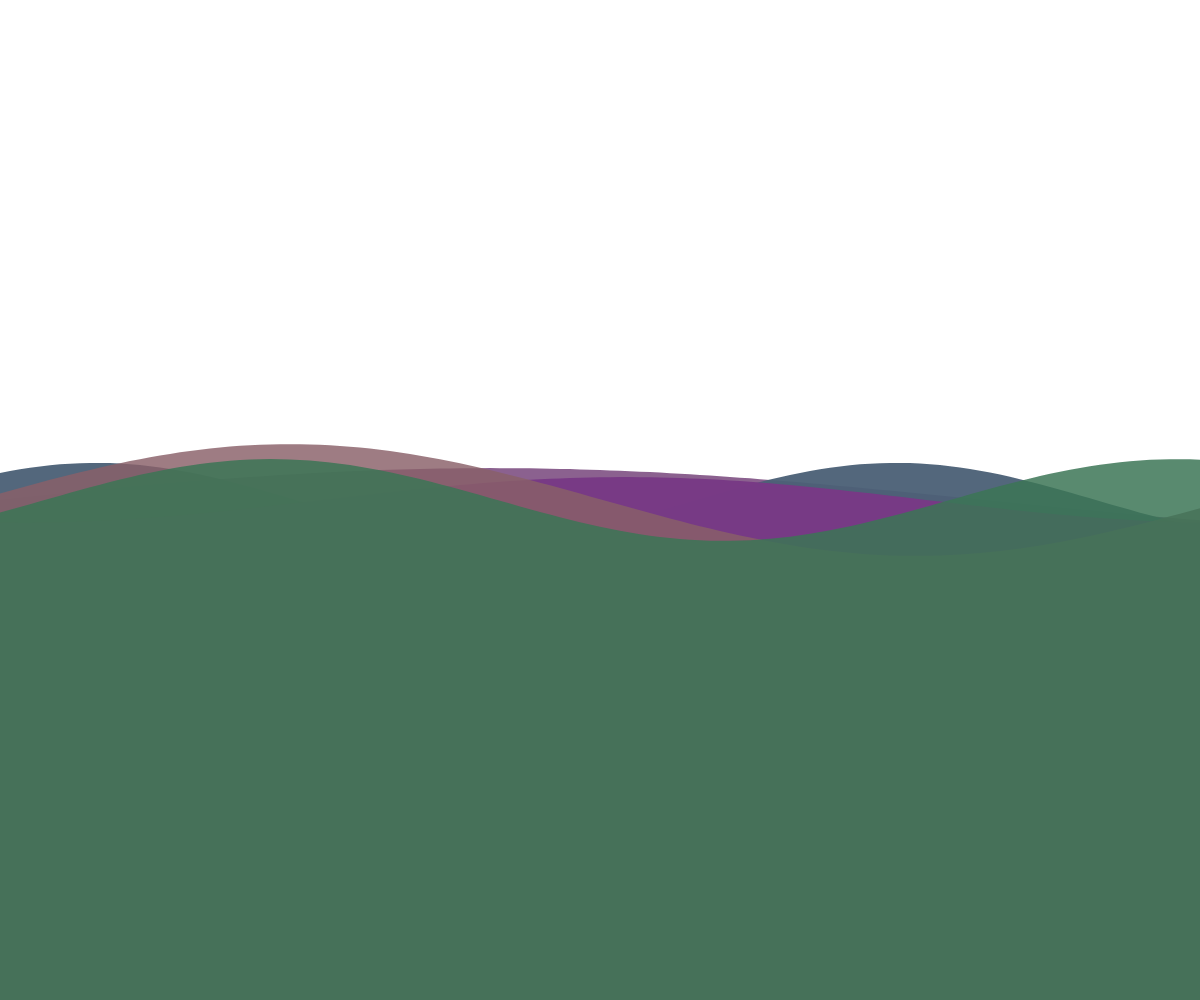
Frame 1 (no input)
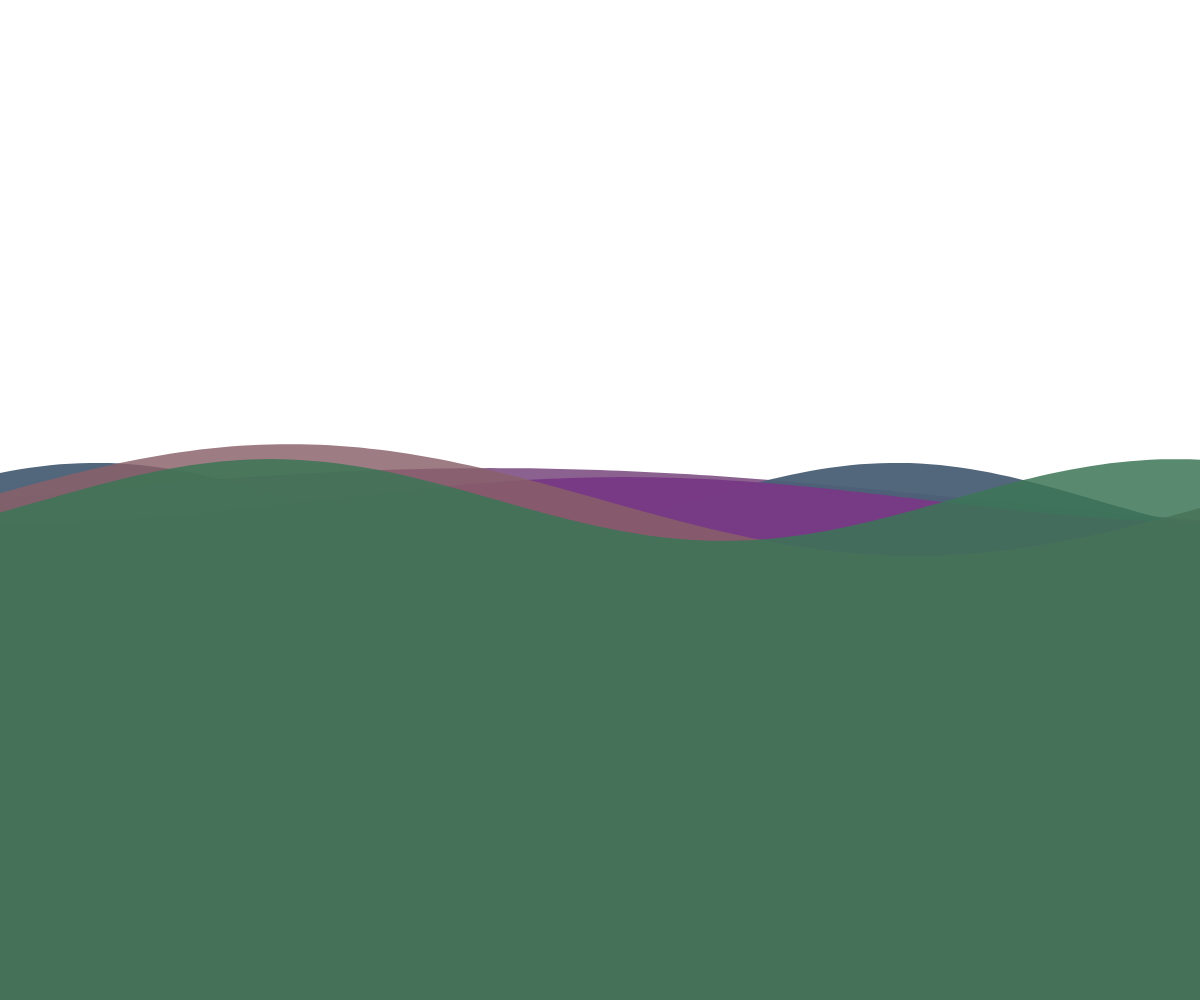
Frame 60 (no input)
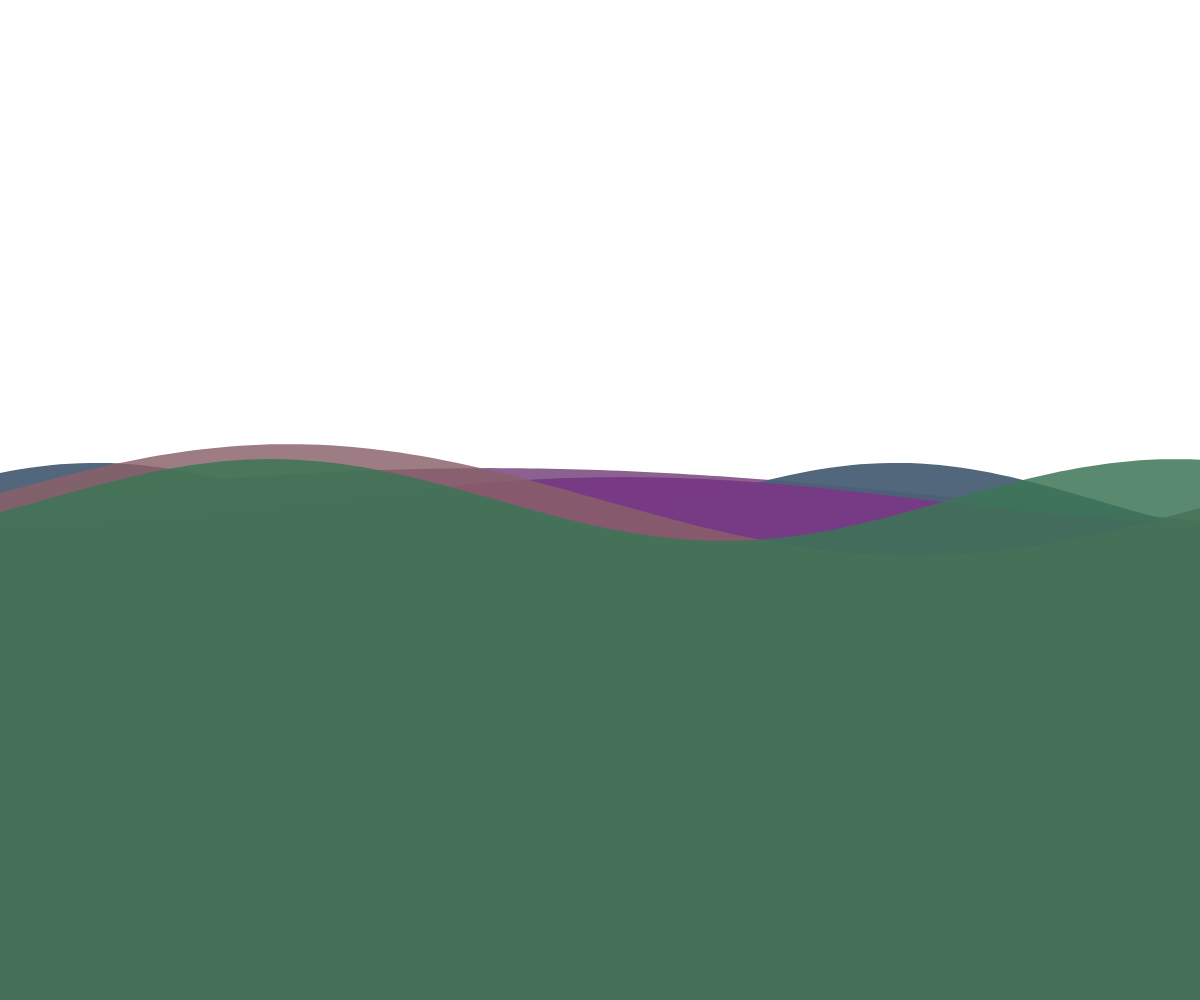
Frame 120 (the mouse pressed at the canvas centre since frame 60)

The p5.js sketch that drew these frames (run headless with seeded random() and noise() and a simulated clock; from frame 60 on, the mouse is pressed at the canvas centre):

// p5.js sketch
// ── sketch.js
let planes = [];
let time = 0;

function setup() {
  createCanvas(windowWidth, windowHeight);
  colorMode(RGB);
  
  // Create multiple overlapping color planes
  for (let i = 0; i < 5; i++) {
    planes.push({
      color: color(
        random(50, 150),
        random(50, 150),
        random(50, 150),
        random(200, 255)
      ),
      speed: random(0.001, 0.005),
      amplitude: random(20, 60),
      frequency: random(0.001, 0.01),
      yOff: random(1000)
    });
  }
}

function draw() {
  background(255);
  
  time += 0.01;
  
  // Draw each plane with wave motion
  for (let i = 0; i < planes.length; i++) {
    let plane = planes[i];
    
    push();
    fill(plane.color);
    noStroke();
    
    beginShape();
    let yOff = plane.yOff + time * plane.speed;
    
    for (let x = -50; x < width + 50; x += 10) {
      // Create wave motion
      let y = height / 2 + sin(x * plane.frequency + yOff) * plane.amplitude;
      
      vertex(x, y);
    }
    
    // Close the shape
    vertex(width + 50, height);
    vertex(-50, height);
    endShape(CLOSE);
    
    pop();
  }
}

function windowResized() {
  resizeCanvas(windowWidth, windowHeight);
}
